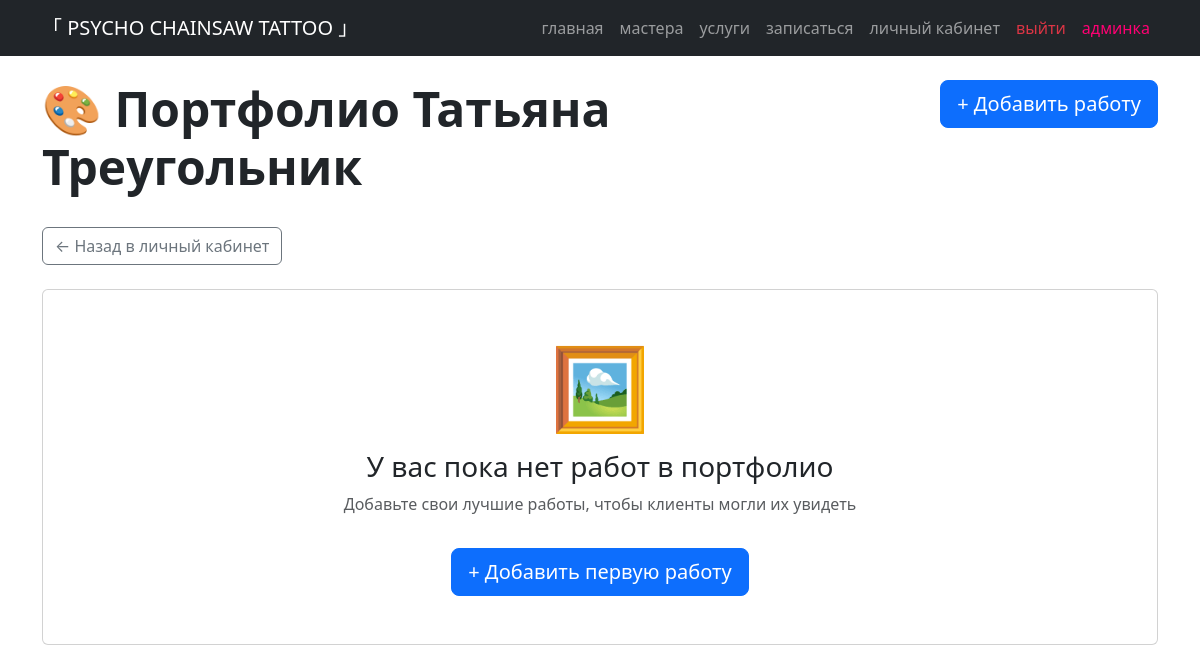
/accounts/portfolio/ (signed in), run on an earlier commit of the app's database.
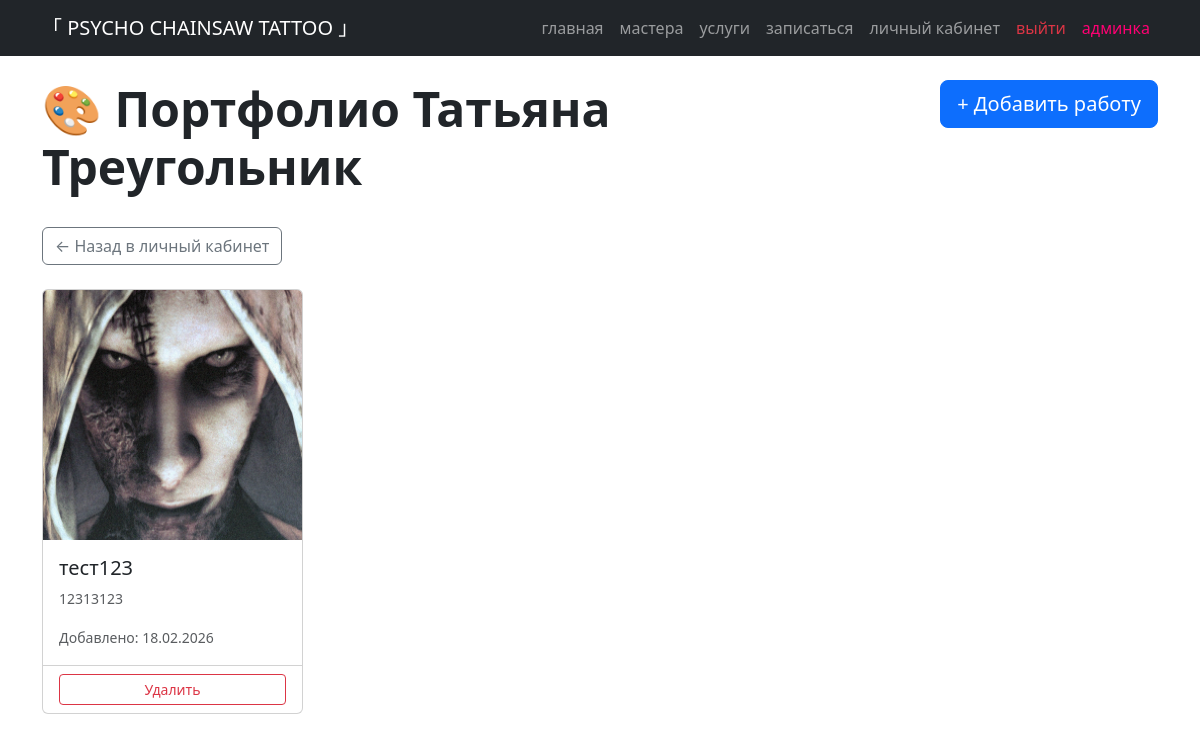
And on a later commit of the database.
### main/models.py (models this page shows, shortened)
class MasterWork(models.Model):
    master = models.ForeignKey(Master, on_delete=models.CASCADE, related_name='portfolio', verbose_name="Мастер")
    title = models.CharField("Название работы", max_length=200)
    description = models.TextField("Описание", blank=True, null=True)
    image = models.ImageField("Фото работы", upload_to='portfolio/')
    created_at = models.DateTimeField("Дата добавления", auto_now_add=True)
    category = models.CharField("Категория", max_length=100, blank=True, null=True,
                                help_text="Например: реализм, традиция, графика")
    body_part = models.CharField("Часть тела", max_length=100, blank=True, null=True,
                                help_text="Например: рука, нога, спина")
    class Meta:
        verbose_name = "Работа мастера"
        verbose_name_plural = "Портфолио мастеров"
        ordering = ['-created_at']

### accounts/views.py (the view)
# urls.py: path('portfolio/', views.master_portfolio, name='master_portfolio'),
@login_required
def master_portfolio(request):
    try:
        master = Master.objects.get(user=request.user)
    except Master.DoesNotExist:
        messages.error(request, 'Профиль мастера не найден')
        return redirect('index')
    works = MasterWork.objects.filter(master=master)
    return render(request, 'accounts/portfolio.html', {'works': works, 'master': master})

### templates/accounts/portfolio.html (shortened to what this page needs)
{% extends 'base.html' %}
{% load static %}
{% block content %}
<div class="row mb-4">
    <div class="col-md-8">
        <h1 class="display-5 fw-bold">🎨 Портфолио {{ master.name }}</h1>
    </div>
    <div class="col-md-4 text-end">
        <a href="{% url 'add_portfolio_work' %}" class="btn btn-primary btn-lg">
            + Добавить работу
        </a>
    </div>
</div>
<div class="row mb-4">
    <div class="col-12">
        <a href="{% url 'master_dashboard' %}" class="btn btn-outline-secondary">
            ← Назад в личный кабинет
        </a>
    </div>
</div>
{% if works %}
<div class="row g-4">
    {% for work in works %}
    <div class="col-md-4 col-lg-3">
        <div class="card h-100">
            {% if work.image %}
            <img src="{{ work.image.url }}" class="card-img-top" alt="{{ work.title }}"
                 style="height: 250px; object-fit: cover;">
            {% else %}
            <div class="bg-secondary d-flex align-items-center justify-content-center" style="height: 250px;">
                <span class="display-3">🖼️</span>
            </div>
            {% endif %}
            <div class="card-body">
                <h5 class="card-title">{{ work.title }}</h5>
                {% if work.description %}
                <p class="card-text text-muted small">{{ work.description|truncatewords:15 }}</p>
                {% endif %}
                <p class="card-text mt-2">
                    <small class="text-muted">Добавлено: {{ work.created_at|date:"d.m.Y" }}</small>
                </p>
            </div>
            <div class="card-footer bg-transparent">
                <form method="post" action="{% url 'delete_portfolio_work' work.id %}"
                      onsubmit="return confirm('Удалить эту работу из портфолио?');">
                    <button type="submit" class="btn btn-outline-danger btn-sm w-100">
                        Удалить
                    </button>
                </form>
            </div>
        </div>
    </div>
    {% endfor %}
</div>
{% else %}
<div class="card">
    <div class="card-body text-center py-5">
        <span class="display-1">🖼️</span>
        <h3 class="mt-3">У вас пока нет работ в портфолио</h3>
        <p class="text-muted">Добавьте свои лучшие работы, чтобы клиенты могли их увидеть</p>
        <a href="{% url 'add_portfolio_work' %}" class="btn btn-primary btn-lg mt-3">
            + Добавить первую работу
        </a>
    </div>
</div>
{% endif %}
{% endblock %}

What changed in the data, as far as the page shows it:
added MasterWork: image (picture), title "тест123", description "12313123", created_at "18.02.2026"
Also different on the page:
text no longer shown: "🖼️ У вас пока нет работ в портфолио Добавьте свои лучшие работы, чтобы клиенты могли их увидеть + Добавить первую работу"
